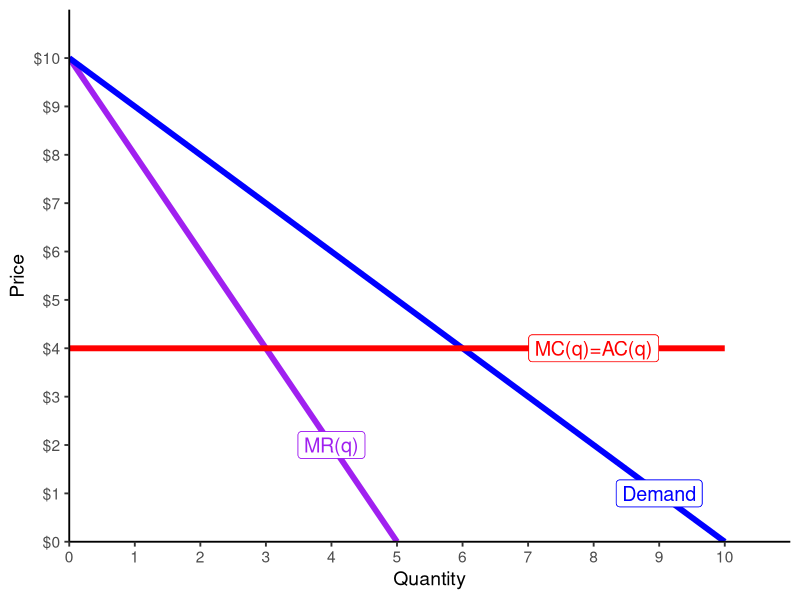

The R script that drew this image:
## ---- chunk 1
knitr::opts_chunk$set(echo = FALSE,
                      warning = FALSE,
                      message = FALSE)
library(tidyverse)
## ---- chunk 2
demand<-function(x){10-x}
mc<-function(x){4}
mr<-function(x){10-2*x}

ggplot(data.frame(x=c(0,10)), aes(x=x))+
  stat_function(fun=mr, geom="line", size=2, color = "purple")+
    geom_label(aes(x=4,y=mr(4)), color = "purple", label="MR(q)", size = 5)+
  stat_function(fun=demand, geom="line", size=2, color = "blue")+
    geom_label(aes(x=9,y=demand(9)), color = "blue", label="Demand", size = 5)+
  stat_function(fun=mc, geom="line", size=2, color = "red")+
    geom_label(aes(x=8,y=mc(8)), color = "red", label="MC(q)=AC(q)", size = 5)+
  #geom_segment(x=2800, xend=2800, y=0, yend=160, size=1, linetype="dotted")+
  #geom_segment(x=0, xend=2800, y=160, yend=160, size=1, linetype="dotted")+
  #geom_label(x=2800,y=75,label="q*=2800")+
  #geom_label(x=1400,y=160,label="p*=$160")+
    scale_x_continuous(breaks=seq(0,10,1),
                     limits=c(0,10),
                     expand=expand_scale(mult=c(0,0.1)))+
  scale_y_continuous(breaks=seq(0,10,1),
                     limits=c(0,10),
                     labels=scales::dollar,
                     expand=expand_scale(mult=c(0,0.1)))+
  guides(fill=F)+
  labs(x = "Quantity",
       y = "Price")+
  theme_classic(base_size=14)
